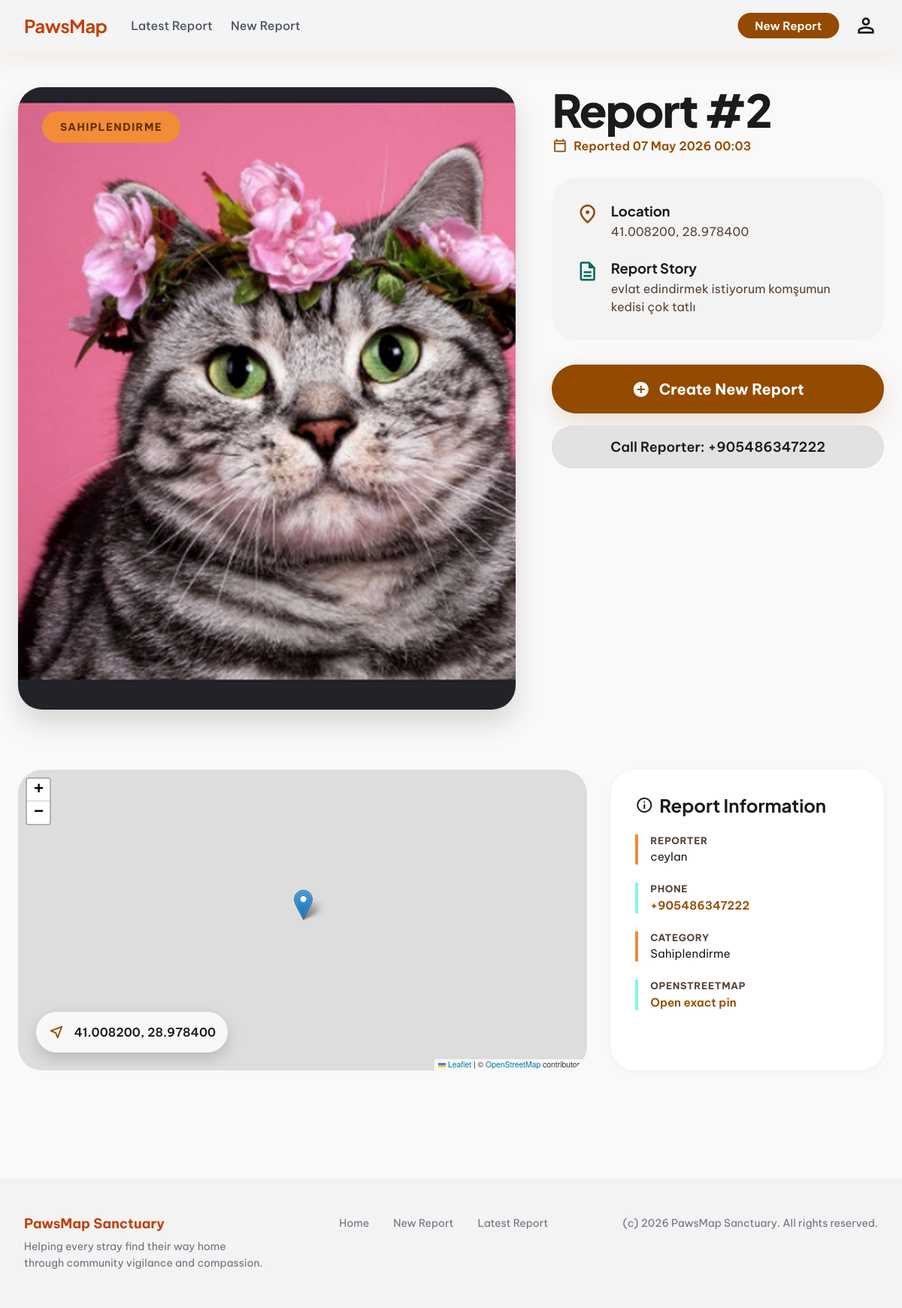
/animal-details/2/, run on the app's committed database.
### core/models.py (models this page shows, shortened)
class AnimalReport(models.Model):
    CATEGORY_CHOICES = [
        ("lost", "Kayıp"),
        ("adoption", "Sahiplendirme"),
        ("medical", "Medikal Yardım"),
    ]
    STATUS_CHOICES = [
        ("pending", "Beklemede"),
        ("approved", "Onaylandı"),
        ("rejected", "Reddedildi"),
    ]
    category = models.CharField(max_length=20, choices=CATEGORY_CHOICES)
    status = models.CharField(max_length=20, choices=STATUS_CHOICES, default="pending")
    details = models.TextField(max_length=500)
    full_name = models.CharField(max_length=120)
    phone = models.CharField(max_length=30)
    latitude = models.DecimalField(max_digits=9, decimal_places=6, null=True, blank=True)
    longitude = models.DecimalField(max_digits=10, decimal_places=6, null=True, blank=True)
    photo = models.ImageField(upload_to="animal_reports/", blank=True, null=True)
    reporter = models.ForeignKey(
        settings.AUTH_USER_MODEL,
        on_delete=models.SET_NULL,
        null=True,
        blank=True,
        related_name="animal_reports",
    )
    created_at = models.DateTimeField(auto_now_add=True)
    class Meta:
        verbose_name = "Hayvan İlanı"
        verbose_name_plural = "Hayvan İlanları"

### core/views.py (the view)
# urls.py: path('animal-details/<int:report_id>/', views.animal_details_view, name='animal_details'),
def animal_details_view(request, report_id):
    report = get_object_or_404(AnimalReport, id=report_id)
    latitude = report.latitude if report.latitude is not None else DEFAULT_LATITUDE
    longitude = report.longitude if report.longitude is not None else DEFAULT_LONGITUDE
    context = {
        "report": report,
        "report_latitude": f"{latitude:.6f}",
        "report_longitude": f"{longitude:.6f}",
    }
    return render(request, "animal_details.html", context)

### templates/animal_details.html (shortened to what this page needs)
{% load static %}
<!DOCTYPE html>
<html lang="en">
<head>
    <link href="https://unpkg.com/leaflet@1.9.4/dist/leaflet.css" rel="stylesheet">
    <link href="{% static 'css/animal_details.css' %}" rel="stylesheet">
</head>
<body>
    <nav class="top-nav">
        <div class="top-nav-left">
            <a class="brand" href="{% url 'home' %}">PawsMap</a>
            <div class="top-nav-links">
                <a class="top-nav-link" href="{% url 'latest_animal_details' %}">Latest Report</a>
                <a class="top-nav-link" href="{% url 'new_animal' %}">New Report</a>
            </div>
        </div>
        <div class="top-nav-actions">
            <a class="new-report-btn" href="{% url 'new_animal' %}">New Report</a>
            <span class="material-symbols-outlined profile-icon">person</span>
        </div>
    </nav>
    <main class="page-main">
        <section class="hero-section">
            <div class="hero-media">
                <div class="hero-media-box">
                    {% if report.photo %}
                    <img alt="Animal photo for report {{ report.id }}" src="{{ report.photo.url }}">
                    {% else %}
                    <img alt="Animal placeholder photo" src="https://images.unsplash.com/photo-1517849845537-4d257902454a?auto=format&fit=crop&w=1400&q=80">
                    {% endif %}
                </div>
                <div class="status-chip-wrap">
                    <span class="status-chip">{{ report.get_category_display }}</span>
                </div>
            </div>
            <div class="hero-content">
                <div>
                    <h1 class="animal-name">Report #{{ report.id }}</h1>
                    <div class="report-date">
                        <span class="material-symbols-outlined">calendar_today</span>
                        <span>Reported {{ report.created_at|date:"d M Y H:i" }}</span>
                    </div>
                </div>
                <div class="summary-card">
                    <div class="summary-item">
                        <span class="material-symbols-outlined summary-icon primary">location_on</span>
                        <div>
                            <h3 class="summary-title">Location</h3>
                            <p class="summary-text">{{ report_latitude }}, {{ report_longitude }}</p>
                        </div>
                    </div>
                    <div class="summary-item">
                        <span class="material-symbols-outlined summary-icon secondary">description</span>
                        <div>
                            <h3 class="summary-title">Report Story</h3>
                            <p class="summary-text summary-text-long">{{ report.details|linebreaksbr }}</p>
                        </div>
                    </div>
                </div>
                <div class="cta-stack">
                    <a class="btn-adopt" href="{% url 'new_animal' %}">
                        <span class="material-symbols-outlined">add_circle</span>
                        Create New Report
                    </a>
                    <a class="btn-contact" href="tel:{{ report.phone }}">Call Reporter: {{ report.phone }}</a>
                </div>
            </div>
        </section>
        <section class="details-grid">
            <div class="map-card">
                <div class="map-live"
                     data-lat="{{ report_latitude }}"
                     data-lng="{{ report_longitude }}"
                     id="detailMap"></div>
                <div class="distance-chip">
                    <span class="material-symbols-outlined">near_me</span>
                    <span>{{ report_latitude }}, {{ report_longitude }}</span>
                </div>
            </div>
            <aside class="updates-card">
                <h2 class="updates-title">
                    <span class="material-symbols-outlined">info</span>
                    Report Information
                </h2>
                <div class="updates-list">
                    <div class="update-item primary">
                        <p class="updates-key">Reporter</p>
                        <p class="updates-value">{{ report.full_name }}</p>
                    </div>
                    <div class="update-item secondary">
                        <p class="updates-key">Phone</p>
                        <p class="updates-value"><a class="updates-link" href="tel:{{ report.phone }}">{{ report.phone }}</a></p>
                    </div>
                    <div class="update-item primary">
                        <p class="updates-key">Category</p>
                        <p class="updates-value">{{ report.get_category_display }}</p>
                    </div>
                    <div class="update-item secondary">
                        <p class="updates-key">OpenStreetMap</p>
                        <p class="updates-value">
                            <a class="updates-link"
                               href="https://www.openstreetmap.org/?mlat={{ report_latitude }}&mlon={{ report_longitude }}#map=16/{{ report_latitude }}/{{ report_longitude }}"
                               rel="noopener noreferrer"
                               target="_blank">
                                Open exact pin
                            </a>
                        </p>
                    </div>
                </div>
            </aside>
        </section>
    </main>
    <footer class="page-footer">
        <div class="page-footer-inner">
            <div>
                <span class="footer-brand">PawsMap Sanctuary</span>
                <p class="footer-text">Helping every stray find their way home through community vigilance and compassion.</p>
            </div>
            <div class="footer-links">
                <a class="footer-link" href="{% url 'home' %}">Home</a>
                <a class="footer-link" href="{% url 'new_animal' %}">New Report</a>
                <a class="footer-link" href="{% url 'latest_animal_details' %}">Latest Report</a>
            </div>
            <p class="footer-copy">(c) 2026 PawsMap Sanctuary. All rights reserved.</p>
        </div>
    </footer>
</body>
</html>

### data on the page
AnimalReport: photo (picture), category "SAHIPLENDIRME", id "2", created_at "07 May 2026 00:03", details "evlat edindirmek istiyorum komşumun kedisi çok tatlı", phone "+905486347222", full_name "ceylan", category "Sahiplendirme"

### other printed values
{{ report_latitude }} "41.008200"
{{ report_longitude }} "28.978400"
